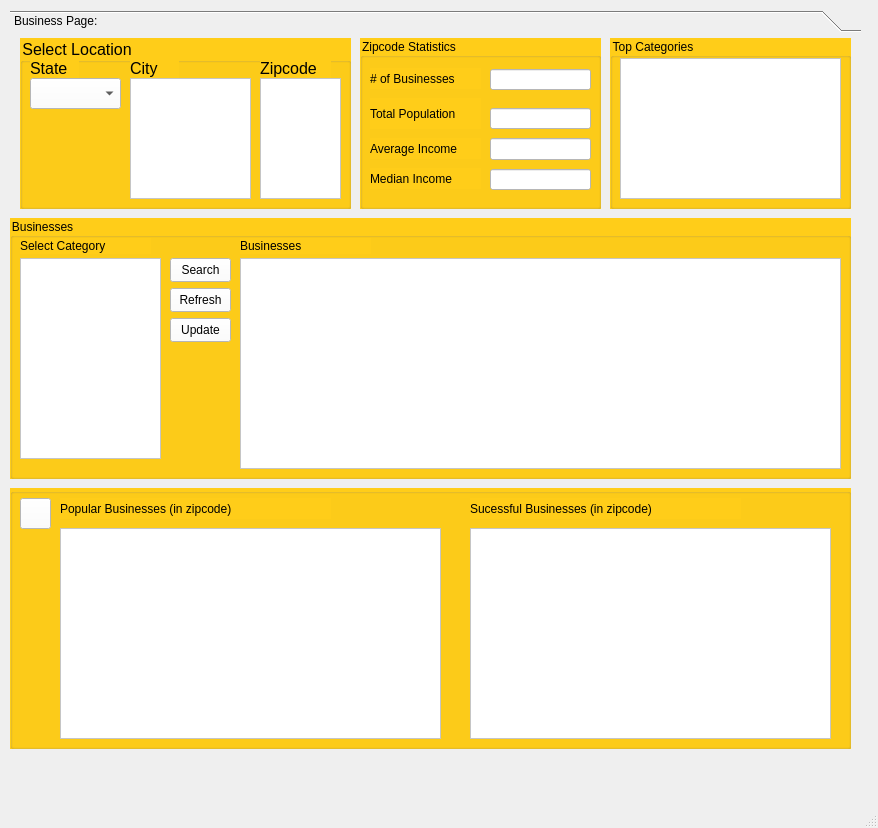
<?xml version="1.0" encoding="UTF-8"?>
<ui version="4.0">
 <class>MainWindow</class>
 <widget class="QMainWindow" name="MainWindow">
  <property name="geometry">
   <rect>
    <x>0</x>
    <y>0</y>
    <width>878</width>
    <height>828</height>
   </rect>
  </property>
  <property name="windowTitle">
   <string>MainWindow</string>
  </property>
  <property name="styleSheet">
   <string notr="true"/>
  </property>
  <widget class="QWidget" name="centralwidget">
   <widget class="QToolBox" name="toolBox">
    <property name="geometry">
     <rect>
      <x>10</x>
      <y>10</y>
      <width>851</width>
      <height>751</height>
     </rect>
    </property>
    <property name="styleSheet">
     <string notr="true">font: 12pt &quot;Segoe UI&quot;;</string>
    </property>
    <property name="currentIndex">
     <number>0</number>
    </property>
    <widget class="QWidget" name="page">
     <property name="geometry">
      <rect>
       <x>0</x>
       <y>0</y>
       <width>851</width>
       <height>716</height>
      </rect>
     </property>
     <attribute name="label">
      <string>Business Page: </string>
     </attribute>
     <widget class="QGroupBox" name="select_location_group">
      <property name="geometry">
       <rect>
        <x>10</x>
        <y>0</y>
        <width>331</width>
        <height>171</height>
       </rect>
      </property>
      <property name="font">
       <font>
        <family>Segoe UI</family>
        <pointsize>12</pointsize>
        <italic>false</italic>
        <bold>false</bold>
       </font>
      </property>
      <property name="styleSheet">
       <string notr="true">font: 12pt &quot;Segoe UI&quot;;
background-color: rgb(255, 205, 25);</string>
      </property>
      <property name="title">
       <string>Select Location</string>
      </property>
      <widget class="QComboBox" name="state_list">
       <property name="geometry">
        <rect>
         <x>10</x>
         <y>40</y>
         <width>91</width>
         <height>31</height>
        </rect>
       </property>
       <property name="styleSheet">
        <string notr="true">font: 10pt &quot;Segoe UI&quot;;
background-color: rgb(255, 255, 255);</string>
       </property>
      </widget>
      <widget class="QLabel" name="label">
       <property name="geometry">
        <rect>
         <x>10</x>
         <y>20</y>
         <width>49</width>
         <height>21</height>
        </rect>
       </property>
       <property name="font">
        <font>
         <family>Segoe UI</family>
         <pointsize>12</pointsize>
         <italic>false</italic>
         <bold>false</bold>
        </font>
       </property>
       <property name="styleSheet">
        <string notr="true">font: 12pt &quot;Segoe UI&quot;;</string>
       </property>
       <property name="text">
        <string>State</string>
       </property>
      </widget>
      <widget class="QLabel" name="label_2">
       <property name="geometry">
        <rect>
         <x>110</x>
         <y>20</y>
         <width>49</width>
         <height>21</height>
        </rect>
       </property>
       <property name="font">
        <font>
         <family>Segoe UI</family>
         <pointsize>12</pointsize>
         <italic>false</italic>
         <bold>false</bold>
        </font>
       </property>
       <property name="styleSheet">
        <string notr="true">font: 12pt &quot;Segoe UI&quot;;</string>
       </property>
       <property name="text">
        <string>City</string>
       </property>
      </widget>
      <widget class="QListWidget" name="city_list">
       <property name="geometry">
        <rect>
         <x>110</x>
         <y>40</y>
         <width>121</width>
         <height>121</height>
        </rect>
       </property>
       <property name="styleSheet">
        <string notr="true">background-color: rgb(255, 255, 255);
font: 10pt &quot;Segoe UI&quot;;</string>
       </property>
      </widget>
      <widget class="QLabel" name="label_4">
       <property name="geometry">
        <rect>
         <x>240</x>
         <y>20</y>
         <width>71</width>
         <height>21</height>
        </rect>
       </property>
       <property name="font">
        <font>
         <family>Segoe UI</family>
         <pointsize>12</pointsize>
         <italic>false</italic>
         <bold>false</bold>
        </font>
       </property>
       <property name="styleSheet">
        <string notr="true">font: 12pt &quot;Segoe UI&quot;;</string>
       </property>
       <property name="text">
        <string>Zipcode</string>
       </property>
      </widget>
      <widget class="QListWidget" name="zipcode_list">
       <property name="geometry">
        <rect>
         <x>240</x>
         <y>40</y>
         <width>81</width>
         <height>121</height>
        </rect>
       </property>
       <property name="styleSheet">
        <string notr="true">background-color: rgb(255, 255, 255);
font: 10pt &quot;Segoe UI&quot;;</string>
       </property>
      </widget>
      <zorder>label_2</zorder>
      <zorder>label</zorder>
      <zorder>city_list</zorder>
      <zorder>state_list</zorder>
      <zorder>label_4</zorder>
      <zorder>zipcode_list</zorder>
     </widget>
     <widget class="QGroupBox" name="business_group">
      <property name="geometry">
       <rect>
        <x>0</x>
        <y>180</y>
        <width>841</width>
        <height>261</height>
       </rect>
      </property>
      <property name="styleSheet">
       <string notr="true">font: 12pt &quot;Segoe UI&quot;;
background-color: rgb(255, 205, 25);</string>
      </property>
      <property name="title">
       <string>Businesses</string>
      </property>
      <widget class="QTableWidget" name="business_list">
       <property name="geometry">
        <rect>
         <x>230</x>
         <y>40</y>
         <width>601</width>
         <height>211</height>
        </rect>
       </property>
       <property name="styleSheet">
        <string notr="true">background-color: rgb(255, 255, 255);
font: 10pt &quot;Segoe UI&quot;;</string>
       </property>
       <attribute name="horizontalHeaderStretchLastSection">
        <bool>true</bool>
       </attribute>
       <attribute name="verticalHeaderVisible">
        <bool>false</bool>
       </attribute>
      </widget>
      <widget class="QPushButton" name="search_button">
       <property name="geometry">
        <rect>
         <x>160</x>
         <y>40</y>
         <width>61</width>
         <height>24</height>
        </rect>
       </property>
       <property name="styleSheet">
        <string notr="true">font: 9pt &quot;Segoe UI&quot;;
background-color: rgb(255, 255, 255);</string>
       </property>
       <property name="text">
        <string>Search</string>
       </property>
      </widget>
      <widget class="QPushButton" name="refresh_button">
       <property name="geometry">
        <rect>
         <x>160</x>
         <y>70</y>
         <width>61</width>
         <height>24</height>
        </rect>
       </property>
       <property name="styleSheet">
        <string notr="true">font: 9pt &quot;Segoe UI&quot;;
background-color: rgb(255, 255, 255);</string>
       </property>
       <property name="text">
        <string>Refresh</string>
       </property>
      </widget>
      <widget class="QListWidget" name="category_selection_list">
       <property name="geometry">
        <rect>
         <x>10</x>
         <y>40</y>
         <width>141</width>
         <height>201</height>
        </rect>
       </property>
       <property name="styleSheet">
        <string notr="true">background-color: rgb(255, 255, 255);
font: 10pt &quot;Segoe UI&quot;;</string>
       </property>
      </widget>
      <widget class="QLabel" name="label_6">
       <property name="geometry">
        <rect>
         <x>10</x>
         <y>20</y>
         <width>131</width>
         <height>16</height>
        </rect>
       </property>
       <property name="styleSheet">
        <string notr="true">font: 9pt &quot;Segoe UI&quot;;</string>
       </property>
       <property name="text">
        <string>Select Category</string>
       </property>
      </widget>
      <widget class="QLabel" name="label_7">
       <property name="geometry">
        <rect>
         <x>230</x>
         <y>20</y>
         <width>131</width>
         <height>16</height>
        </rect>
       </property>
       <property name="styleSheet">
        <string notr="true">font: 9pt &quot;Segoe UI&quot;;</string>
       </property>
       <property name="text">
        <string>Businesses</string>
       </property>
      </widget>
      <widget class="QPushButton" name="update_button">
       <property name="geometry">
        <rect>
         <x>160</x>
         <y>100</y>
         <width>61</width>
         <height>24</height>
        </rect>
       </property>
       <property name="font">
        <font>
         <family>Segoe UI</family>
         <pointsize>9</pointsize>
         <italic>false</italic>
         <bold>false</bold>
        </font>
       </property>
       <property name="styleSheet">
        <string notr="true">font: 9pt &quot;Segoe UI&quot;;
background-color: rgb(255, 255, 255);</string>
       </property>
       <property name="text">
        <string>Update</string>
       </property>
      </widget>
     </widget>
     <widget class="QGroupBox" name="zipcode_statistics_group">
      <property name="geometry">
       <rect>
        <x>350</x>
        <y>0</y>
        <width>241</width>
        <height>171</height>
       </rect>
      </property>
      <property name="styleSheet">
       <string notr="true">font: 12pt &quot;Segoe UI&quot;;
background-color: rgb(255, 205, 25);</string>
      </property>
      <property name="title">
       <string>Zipcode Statistics</string>
      </property>
      <widget class="QLabel" name="label_8">
       <property name="geometry">
        <rect>
         <x>10</x>
         <y>30</y>
         <width>111</width>
         <height>21</height>
        </rect>
       </property>
       <property name="text">
        <string># of Businesses</string>
       </property>
      </widget>
      <widget class="QLabel" name="label_9">
       <property name="geometry">
        <rect>
         <x>10</x>
         <y>60</y>
         <width>111</width>
         <height>31</height>
        </rect>
       </property>
       <property name="text">
        <string>Total Population</string>
       </property>
      </widget>
      <widget class="QLabel" name="label_10">
       <property name="geometry">
        <rect>
         <x>10</x>
         <y>100</y>
         <width>111</width>
         <height>21</height>
        </rect>
       </property>
       <property name="text">
        <string>Average Income</string>
       </property>
      </widget>
      <widget class="QLabel" name="label_11">
       <property name="geometry">
        <rect>
         <x>10</x>
         <y>130</y>
         <width>111</width>
         <height>21</height>
        </rect>
       </property>
       <property name="text">
        <string>Median Income</string>
       </property>
      </widget>
      <widget class="QLineEdit" name="number_of_business">
       <property name="geometry">
        <rect>
         <x>130</x>
         <y>31</y>
         <width>101</width>
         <height>21</height>
        </rect>
       </property>
       <property name="styleSheet">
        <string notr="true">font: 10pt &quot;Segoe UI&quot;;
background-color: rgb(255, 255, 255);font: 10pt &quot;Segoe UI&quot;;
background-color: rgb(255, 255, 255);</string>
       </property>
      </widget>
      <widget class="QLineEdit" name="total_population">
       <property name="geometry">
        <rect>
         <x>130</x>
         <y>70</y>
         <width>101</width>
         <height>21</height>
        </rect>
       </property>
       <property name="styleSheet">
        <string notr="true">font: 10pt &quot;Segoe UI&quot;;
background-color: rgb(255, 255, 255);font: 10pt &quot;Segoe UI&quot;;
background-color: rgb(255, 255, 255);</string>
       </property>
      </widget>
      <widget class="QLineEdit" name="average_income">
       <property name="geometry">
        <rect>
         <x>130</x>
         <y>100</y>
         <width>101</width>
         <height>22</height>
        </rect>
       </property>
       <property name="styleSheet">
        <string notr="true">font: 10pt &quot;Segoe UI&quot;;
background-color: rgb(255, 255, 255);font: 10pt &quot;Segoe UI&quot;;
background-color: rgb(255, 255, 255);</string>
       </property>
      </widget>
      <widget class="QLineEdit" name="median_income">
       <property name="geometry">
        <rect>
         <x>130</x>
         <y>131</y>
         <width>101</width>
         <height>21</height>
        </rect>
       </property>
       <property name="styleSheet">
        <string notr="true">font: 10pt &quot;Segoe UI&quot;;
background-color: rgb(255, 255, 255);font: 10pt &quot;Segoe UI&quot;;
background-color: rgb(255, 255, 255);</string>
       </property>
      </widget>
     </widget>
     <widget class="QGroupBox" name="top_category_group">
      <property name="geometry">
       <rect>
        <x>600</x>
        <y>0</y>
        <width>241</width>
        <height>171</height>
       </rect>
      </property>
      <property name="styleSheet">
       <string notr="true">font: 12pt &quot;Segoe UI&quot;;
background-color: rgb(255, 205, 25);</string>
      </property>
      <property name="title">
       <string>Top Categories</string>
      </property>
      <widget class="QTableWidget" name="category_table">
       <property name="geometry">
        <rect>
         <x>10</x>
         <y>20</y>
         <width>221</width>
         <height>141</height>
        </rect>
       </property>
       <property name="styleSheet">
        <string notr="true">background-color: rgb(255, 255, 255);
font: 9pt &quot;Segoe UI&quot;;</string>
       </property>
       <attribute name="horizontalHeaderStretchLastSection">
        <bool>true</bool>
       </attribute>
       <attribute name="verticalHeaderVisible">
        <bool>false</bool>
       </attribute>
      </widget>
     </widget>
     <widget class="QGroupBox" name="popular_successful_group">
      <property name="geometry">
       <rect>
        <x>0</x>
        <y>450</y>
        <width>841</width>
        <height>261</height>
       </rect>
      </property>
      <property name="styleSheet">
       <string notr="true">font: 12pt &quot;Segoe UI&quot;;
background-color: rgb(255, 205, 25);</string>
      </property>
      <property name="title">
       <string/>
      </property>
      <widget class="QPushButton" name="popular_successful_button">
       <property name="geometry">
        <rect>
         <x>10</x>
         <y>10</y>
         <width>31</width>
         <height>31</height>
        </rect>
       </property>
       <property name="styleSheet">
        <string notr="true">border-color: rgb(181, 126, 15);
background-color: rgb(255, 255, 255);</string>
       </property>
       <property name="text">
        <string/>
       </property>
       <property name="icon">
        <iconset>
         <normaloff>search.jpg</normaloff>search.jpg</iconset>
       </property>
      </widget>
      <widget class="QTableWidget" name="popular_business_list">
       <property name="geometry">
        <rect>
         <x>50</x>
         <y>40</y>
         <width>381</width>
         <height>211</height>
        </rect>
       </property>
       <property name="styleSheet">
        <string notr="true">background-color: rgb(255, 255, 255);
font: 10pt &quot;Segoe UI&quot;;</string>
       </property>
      </widget>
      <widget class="QLabel" name="label_3">
       <property name="geometry">
        <rect>
         <x>50</x>
         <y>10</y>
         <width>271</width>
         <height>21</height>
        </rect>
       </property>
       <property name="styleSheet">
        <string notr="true">font: 9pt &quot;Segoe UI&quot;;</string>
       </property>
       <property name="text">
        <string>Popular Businesses (in zipcode)</string>
       </property>
      </widget>
      <widget class="QTableWidget" name="successful_business_list">
       <property name="geometry">
        <rect>
         <x>460</x>
         <y>40</y>
         <width>361</width>
         <height>211</height>
        </rect>
       </property>
       <property name="styleSheet">
        <string notr="true">background-color: rgb(255, 255, 255);
font: 10pt &quot;Segoe UI&quot;;</string>
       </property>
      </widget>
      <widget class="QLabel" name="label_5">
       <property name="geometry">
        <rect>
         <x>460</x>
         <y>10</y>
         <width>271</width>
         <height>21</height>
        </rect>
       </property>
       <property name="styleSheet">
        <string notr="true">font: 9pt &quot;Segoe UI&quot;;</string>
       </property>
       <property name="text">
        <string>Sucessful Businesses (in zipcode)</string>
       </property>
      </widget>
     </widget>
    </widget>
   </widget>
  </widget>
  <widget class="QMenuBar" name="menubar">
   <property name="geometry">
    <rect>
     <x>0</x>
     <y>0</y>
     <width>878</width>
     <height>22</height>
    </rect>
   </property>
  </widget>
  <widget class="QStatusBar" name="statusbar"/>
 </widget>
 <resources/>
 <connections/>
</ui>
